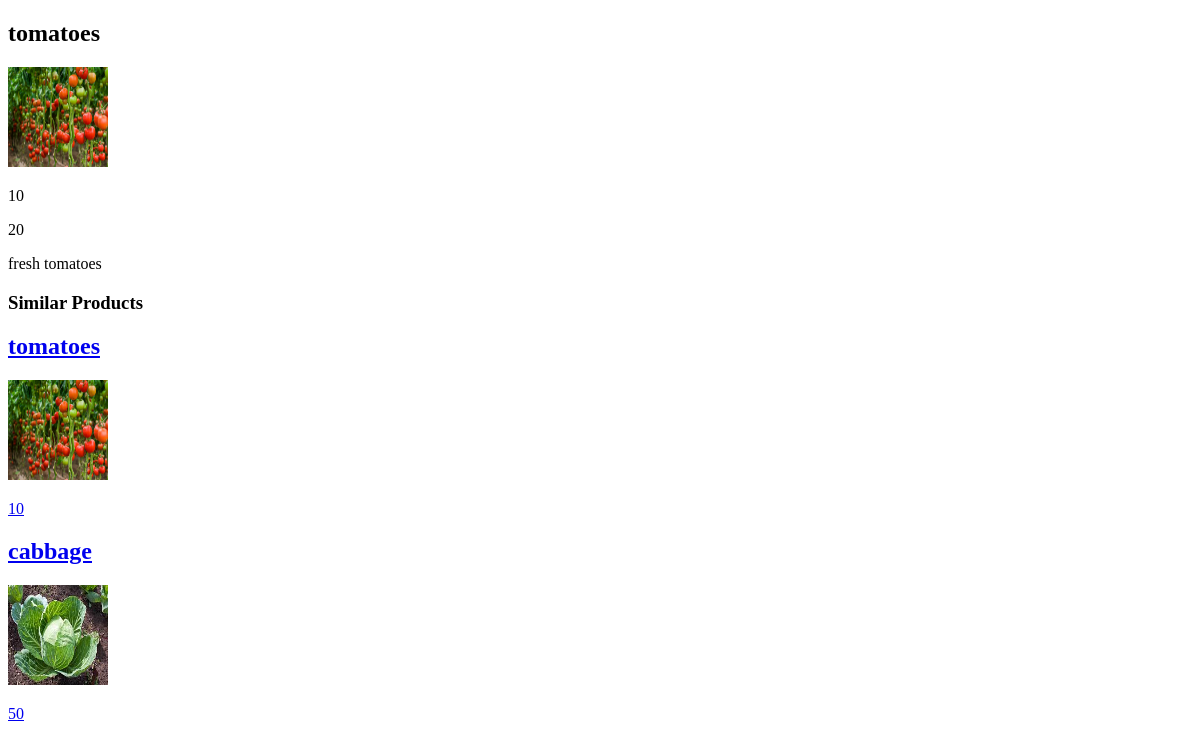
/product/product_details/2/, run on an earlier commit of the app's database.
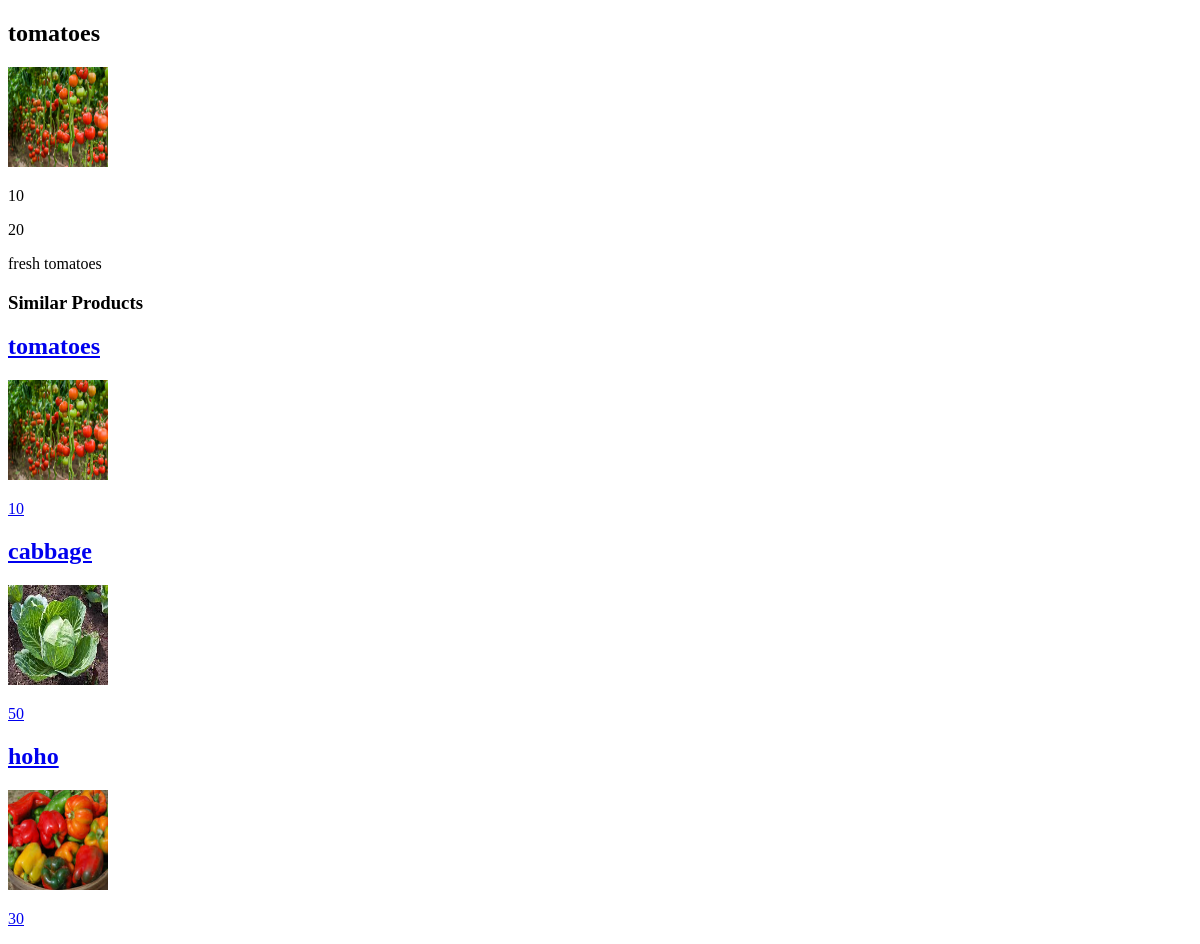
And on a later commit of the database.
### product/models.py (models this page shows, shortened)
class Product(models.Model):
    CATEGORIES = (
        ("vegetables", "vegetables"),
        ("fruits", "fruits"),
        ("meat", "meat")
    )
    owner = models.ForeignKey(User, on_delete=models.CASCADE)
    name = models.CharField(max_length=30)
    category = models.CharField(max_length=25, default="Select a category", choices=CATEGORIES)
    quantity = models.IntegerField(default=5)
    description = models.CharField(max_length=200)
    image = models.ImageField(upload_to="products")
    price = models.IntegerField()
    location = models.CharField(max_length=50)

### product/views.py (the view)
# urls.py: path('product_details/<int:id>/', product_details, name='product_details'),
def product_details(request, id):
    product = Product.objects.get(id=id)
    items = Product.objects.filter(category=product.category)
    return render(request, "product/product_details.html", {'product': product, 'items': items,})

### product/templates/product/product_details.html (shortened to what this page needs)
{% extends 'Account/base.html' %}
{% block content %}
<div>
        <h2>{{ product.name }}</h2>
        <div style="color: blue;" >
            <img  width="100" height="100" src="{{ product.image.url }}" alt="">
        </div>
        <p>{{ product.price }}</p>
        <p>{{ product.quantity }}</p>
        <p>{{ product.description }}</p>
</div>
        <h3>Similar Products</h3>
        {% for item in items %}
        <div>
            <a href="{% url 'product:product_details' item.id %}">
                <h2>{{ item.name }}</h2>
                <div style="color: blue;" >
                    <img  width="100" height="100" src="{{ item.image.url }}" alt="">
                </div>
                <p>{{ item.price }}</p>
            </a>
        </div>
        {% endfor %}
{% endblock %}

What changed in the data, as far as the page shows it:
added Product: name "hoho", image (picture), price "30"
